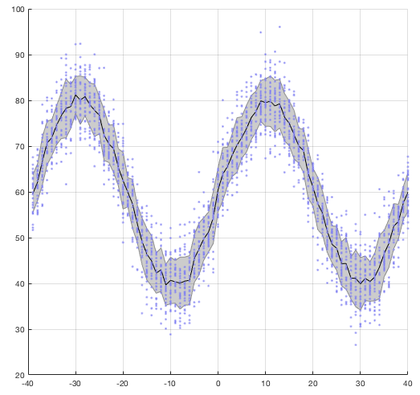
%> input picture 10_2022_CalibrationPipeline/requiredToRun/raacampbell-shadedErrorBar-9b19a7b/exampleImages/basic_with_overlay.png, 420 x 395 px, shrunk from 523 x 492 before the run
$ octave --eval "result = grayscaleDilationSubtractionAdjusted(imread('../../10_2022_CalibrationPipeline/requiredToRun/raacampbell-shadedErrorBar-9b19a7b/exampleImages/basic_with_overlay.png'));"   (GNU Octave 9; MATLAB toolbox functions it lacks are replaced by stand-ins)
%> lines starting %> are read from the running program, lines starting %| are printed output that depends on the picture
function [adjustedImg] = grayscaleDilationSubtractionAdjusted(img)
img = imadjust(img);
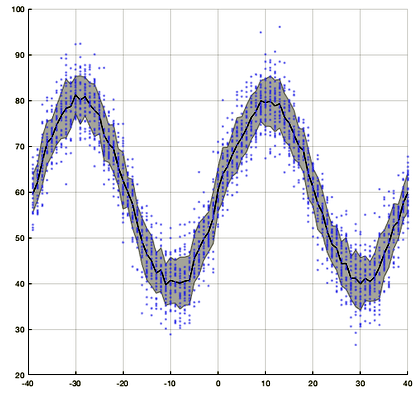
%> img: size 395x420x3 uint8; mean R, G, B 234.3, 234.3, 239.2
figure;
    subplot(2, 4, 1);
    imshow(img);
    subplot(2,4,5);
    imhist(img);
    title('Original Image');
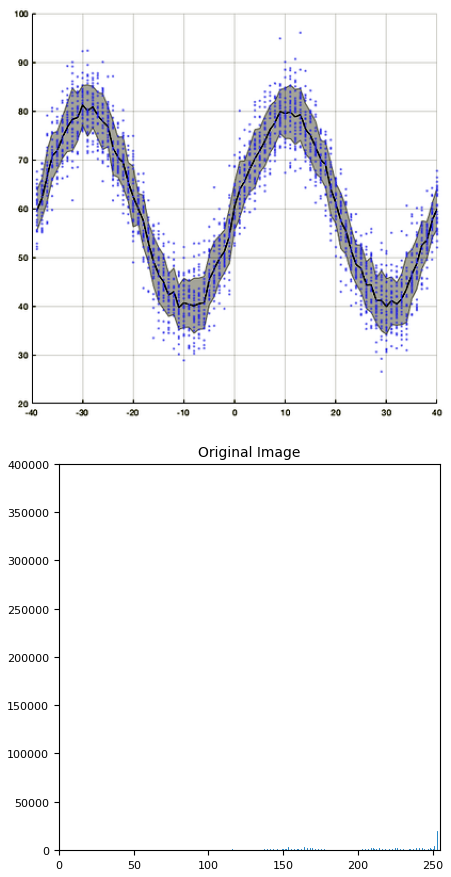
%> figure redrawn from the program's plot data, 2 panels

    % Create the visionhdl.GrayscaleDilation System object
%> (the run ends here)

$ run again, on 10_2022_CalibrationPipeline/requiredToRun/raacampbell-shadedErrorBar-9b19a7b/exampleImages/mod-handles.png
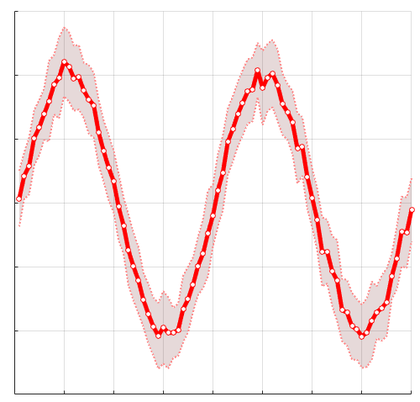
%> input picture 10_2022_CalibrationPipeline/requiredToRun/raacampbell-shadedErrorBar-9b19a7b/exampleImages/mod-handles.png, 420 x 402 px, shrunk from 500 x 478 before the run
%> in grayscaleDilationSubtractionAdjusted, `img = imadjust(img);`:
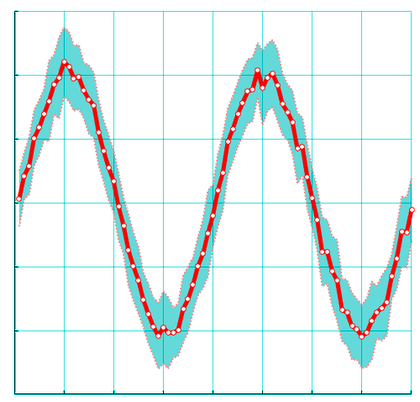
%> img: size 402x420x3 uint8; mean R, G, B 229.2, 240.6, 240.6
%> in grayscaleDilationSubtractionAdjusted, `title('Original Image');`:
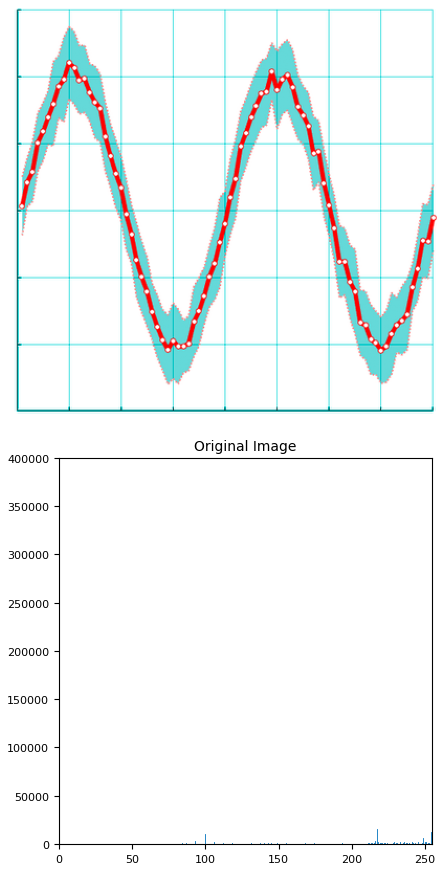
%> figure redrawn from the program's plot data, 2 panels

$ run again, on 10_2022_CalibrationPipeline/requiredToRun/raacampbell-shadedErrorBar-9b19a7b/exampleImages/multiple_lines.png
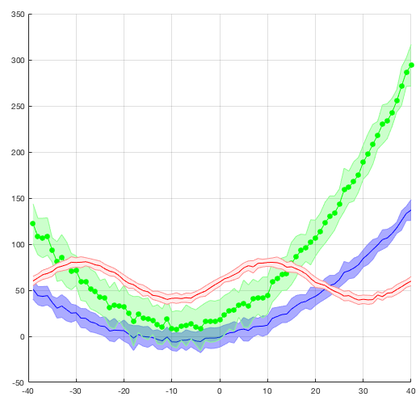
%> input picture 10_2022_CalibrationPipeline/requiredToRun/raacampbell-shadedErrorBar-9b19a7b/exampleImages/multiple_lines.png, 420 x 401 px, shrunk from 520 x 496 before the run
%> in grayscaleDilationSubtractionAdjusted, `img = imadjust(img);`:
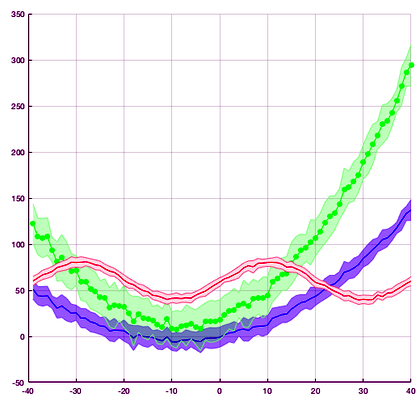
%> img: size 401x420x3 uint8; mean R, G, B 238.6, 240.1, 241.3
%> in grayscaleDilationSubtractionAdjusted, `title('Original Image');`:
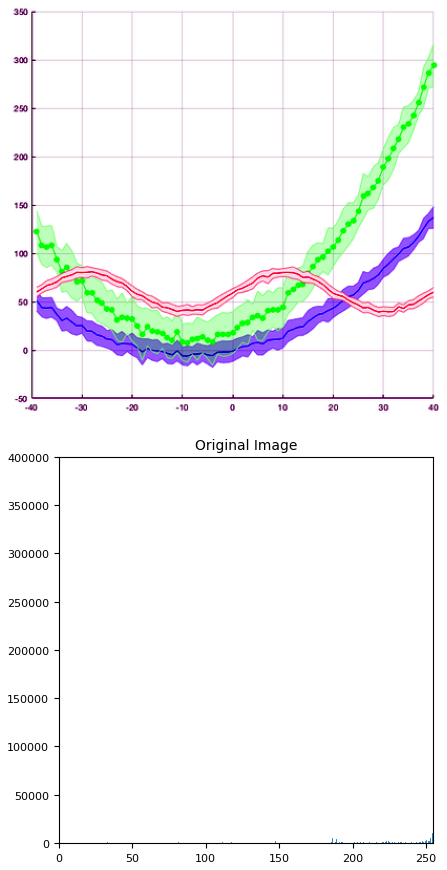
%> figure redrawn from the program's plot data, 2 panels
